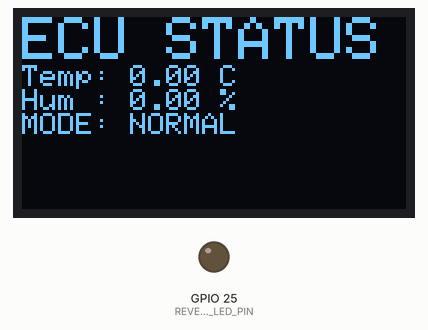
This program was run on a simulated ESP32. On the bench: 128×64 one-colour display, output pins drawn as LEDs (lit = HIGH). No CAN messages arrive unless stated; what the program prints to the serial monitor is not drawn.

Above: at 1.1 s.

The program:

main.cpp
```cpp
#include <Arduino.h>
#include "driver/twai.h"
#include <Wire.h>
#include <Adafruit_GFX.h>
#include <Adafruit_SSD1306.h>
#include <DHT.h>

/* ================== PIN CONFIG ================== */
#define CAN_TX GPIO_NUM_5
#define CAN_RX GPIO_NUM_4

#define DHTPIN 15
#define DHTTYPE DHT11

#define TRIG_PIN 18
#define ECHO_PIN 19  //Voltage divider needed if Echo pin voltage is 5V

#define OLED_SDA 21
#define OLED_SCL 22

#define REVERSE_LED_PIN 25

/* ================== OBJECTS ================== */
DHT dht(DHTPIN, DHTTYPE);
Adafruit_SSD1306 display(128, 64, &Wire, -1);

/* ================== ECU STATE ================== */
bool reverseActive = false;   // controlled via CAN (HIL stimulus)
bool forcedFault   = false;

float temperature = 0;
float humidity    = 0;
uint16_t distanceCm = 0;
uint8_t faultFlags  = 0;

/* ================== FUNCTIONS ================== */
uint16_t readDistance() {
  digitalWrite(TRIG_PIN, LOW);
  delayMicroseconds(5);
  digitalWrite(TRIG_PIN, HIGH);
  delayMicroseconds(10);
  digitalWrite(TRIG_PIN, LOW);

  long duration = pulseIn(ECHO_PIN, HIGH, 40000); // ~4 m max
  if (duration == 0) return 0;

  return duration / 58; // cm
}

/* ================== SETUP ================== */
void setup() {
  Serial.begin(115200);
  delay(1000);

  pinMode(TRIG_PIN, OUTPUT);
  pinMode(ECHO_PIN, INPUT);
  pinMode(REVERSE_LED_PIN, OUTPUT);
  digitalWrite(REVERSE_LED_PIN, LOW);

  dht.begin();

  Wire.begin(OLED_SDA, OLED_SCL);
  display.begin(SSD1306_SWITCHCAPVCC, 0x3C);
  display.clearDisplay();
  display.display();

  twai_general_config_t g_config =
      TWAI_GENERAL_CONFIG_DEFAULT(CAN_TX, CAN_RX, TWAI_MODE_NORMAL);
  twai_timing_config_t t_config = TWAI_TIMING_CONFIG_500KBITS();
  twai_filter_config_t f_config = TWAI_FILTER_CONFIG_ACCEPT_ALL();

  twai_driver_install(&g_config, &t_config, &f_config);
  twai_start();

  Serial.println("ESP32 CAN ECU STARTED (HIL-style)");
}

/* ================== LOOP ================== */
void loop() {
  /* ---------- RECEIVE CAN COMMANDS (HIL INPUT) ---------- */
  twai_message_t rx;
  while (twai_receive(&rx, 0) == ESP_OK) {
    if (rx.identifier == 0x200 && rx.data_length_code >= 2) {
      // Command 0x01 = Reverse / Active mode
      if (rx.data[0] == 0x01) {
        reverseActive = rx.data[1];
      }
      // Command 0x02 = Forced fault
      if (rx.data[0] == 0x02) {
        forcedFault = rx.data[1];
      }
    }
  }

  /* ---------- LED INDICATION ---------- */
  digitalWrite(REVERSE_LED_PIN, reverseActive ? HIGH : LOW);

  /* ---------- READ SENSORS ---------- */
  if (reverseActive) {
    temperature = dht.readTemperature();
    humidity    = dht.readHumidity();
    distanceCm  = readDistance();
  }

  /* ---------- FAULT LOGIC ---------- */
  faultFlags = 0;
  if (reverseActive && isnan(temperature)) faultFlags |= (1 << 0);
  if (reverseActive && distanceCm == 0)     faultFlags |= (1 << 1);
  if (temperature >= 90)                    faultFlags |= (1 << 2);
  if (reverseActive && distanceCm <= 30)    faultFlags |= (1 << 3);
  if (forcedFault)                          faultFlags |= (1 << 7);

  /* ---------- SEND CAN STATUS (ECU → HIL) ---------- */
  twai_message_t tx{};
  tx.identifier = 0x100;
  tx.extd = 0;
  tx.rtr  = 0;
  tx.data_length_code = 8;

  tx.data[0] = 50;                         // demo speed
  tx.data[1] = (int8_t)temperature;
  tx.data[2] = (uint8_t)humidity;
  tx.data[3] = faultFlags;
  tx.data[4] = reverseActive;
  tx.data[5] = forcedFault;
  tx.data[6] = 0;
  tx.data[7] = 0;

  twai_transmit(&tx, pdMS_TO_TICKS(50));

  /* ---------- OLED HMI ---------- */
  display.clearDisplay();
  display.setTextColor(WHITE);

  if (!reverseActive) {
    // ===== NORMAL ECU MODE =====
    display.setTextSize(2);
    display.setCursor(0, 0);
    display.println("ECU STATUS");

    display.setTextSize(1);
    display.print("Temp: ");
    display.print(temperature);
    display.println(" C");

    display.print("Hum : ");
    display.print(humidity);
    display.println(" %");

    display.println("MODE: NORMAL");
  }
  else {
    // ===== REVERSE / PARKING ASSIST MODE =====
    const char* parkStatus = "SAFE";
    if (distanceCm > 0 && distanceCm <= 30) {
      parkStatus = "CAUTION";
    } else if (distanceCm <= 100) {
      parkStatus = "NEAR";
    }

    display.setTextSize(1);
    display.setCursor(0, 0);
    display.println("REVERSE ASSIST");

    display.setTextSize(2);
    display.print(distanceCm);
    display.println("cm");

    display.setTextSize(1);
    display.print("Status: ");
    display.println(parkStatus);

    if (strcmp(parkStatus, "CAUTION") == 0) {
      display.setCursor(0, 56);
      display.println("STOP!");
    }
  }

  display.display();
  delay(500);
}
```
